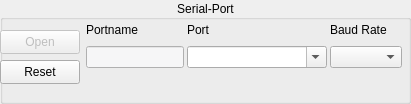
         <widget class="QGroupBox" name="groupBox">
          <property name="minimumSize">
           <size>
            <width>80</width>
            <height>90</height>
           </size>
          </property>
          <property name="title">
           <string>Serial-Port</string>
          </property>
          <property name="alignment">
           <set>Qt::AlignCenter</set>
          </property>
          <property name="flat">
           <bool>false</bool>
          </property>
          <widget class="QPushButton" name="btnOpenPort">
           <property name="enabled">
            <bool>false</bool>
           </property>
           <property name="geometry">
            <rect>
             <x>0</x>
             <y>30</y>
             <width>80</width>
             <height>24</height>
            </rect>
           </property>
           <property name="sizePolicy">
            <sizepolicy hsizetype="Maximum" vsizetype="Fixed">
             <horstretch>0</horstretch>
             <verstretch>0</verstretch>
            </sizepolicy>
           </property>
           <property name="toolTip">
            <string>attempts to connect to the card containing 'Grbl' or terminates the connection</string>
           </property>
           <property name="text">
            <string>Open</string>
           </property>
          </widget>
          <widget class="QPushButton" name="btnResetPort">
           <property name="geometry">
            <rect>
             <x>0</x>
             <y>60</y>
             <width>80</width>
             <height>24</height>
            </rect>
           </property>
           <property name="text">
            <string>Reset</string>
           </property>
          </widget>
          <widget class="QWidget" name="layoutWidget">
           <property name="geometry">
            <rect>
             <x>80</x>
             <y>20</y>
             <width>322</width>
             <height>75</height>
            </rect>
           </property>
           <layout class="QGridLayout" name="gridLayout" columnstretch="0,0,0,0" rowminimumheight="0,0,0,0">
            <property name="sizeConstraint">
             <enum>QLayout::SetDefaultConstraint</enum>
            </property>
            <property name="leftMargin">
             <number>6</number>
            </property>
            <property name="rightMargin">
             <number>0</number>
            </property>
            <property name="horizontalSpacing">
             <number>3</number>
            </property>
            <item row="2" column="3">
             <widget class="QComboBox" name="comboBoxBaudRate">
              <property name="sizePolicy">
               <sizepolicy hsizetype="Maximum" vsizetype="Fixed">
                <horstretch>0</horstretch>
                <verstretch>0</verstretch>
               </sizepolicy>
              </property>
              <property name="minimumSize">
               <size>
                <width>0</width>
                <height>0</height>
               </size>
              </property>
              <property name="toolTip">
               <string>connection speed to card (bauds)</string>
              </property>
             </widget>
            </item>
            <item row="2" column="1">
             <widget class="QComboBox" name="cmbPort">
              <property name="sizePolicy">
               <sizepolicy hsizetype="Maximum" vsizetype="Fixed">
                <horstretch>0</horstretch>
                <verstretch>0</verstretch>
               </sizepolicy>
              </property>
              <property name="minimumSize">
               <size>
                <width>140</width>
                <height>0</height>
               </size>
              </property>
              <property name="toolTip">
               <string>Port selection in those detected by the system</string>
              </property>
              <property name="editable">
               <bool>true</bool>
              </property>
             </widget>
            </item>
            <item row="2" column="0">
             <widget class="QLineEdit" name="le_portname">
              <property name="mouseTracking">
               <bool>false</bool>
              </property>
              <property name="acceptDrops">
               <bool>false</bool>
              </property>
              <property name="styleSheet">
               <string notr="true">background-color: rgb(246, 246, 247);</string>
              </property>
              <property name="readOnly">
               <bool>true</bool>
              </property>
              <property name="placeholderText">
               <string/>
              </property>
             </widget>
            </item>
            <item row="0" column="3">
             <widget class="QLabel" name="label_br">
              <property name="sizePolicy">
               <sizepolicy hsizetype="Maximum" vsizetype="Preferred">
                <horstretch>0</horstretch>
                <verstretch>0</verstretch>
               </sizepolicy>
              </property>
              <property name="minimumSize">
               <size>
                <width>0</width>
                <height>20</height>
               </size>
              </property>
              <property name="frameShape">
               <enum>QFrame::NoFrame</enum>
              </property>
              <property name="text">
               <string>Baud Rate</string>
              </property>
             </widget>
            </item>
            <item row="0" column="1">
             <widget class="QLabel" name="lblPort">
              <property name="sizePolicy">
               <sizepolicy hsizetype="Maximum" vsizetype="Preferred">
                <horstretch>0</horstretch>
                <verstretch>0</verstretch>
               </sizepolicy>
              </property>
              <property name="minimumSize">
               <size>
                <width>0</width>
                <height>20</height>
               </size>
              </property>
              <property name="maximumSize">
               <size>
                <width>16777215</width>
                <height>16777215</height>
               </size>
              </property>
              <property name="text">
               <string>Port</string>
              </property>
             </widget>
            </item>
            <item row="0" column="0">
             <widget class="QLabel" name="label_pn">
              <property name="minimumSize">
               <size>
                <width>0</width>
                <height>20</height>
               </size>
              </property>
              <property name="text">
               <string>Portname</string>
              </property>
             </widget>
            </item>
            <item row="3" column="0">
             <spacer name="verticalSpacer_4">
              <property name="orientation">
               <enum>Qt::Vertical</enum>
              </property>
              <property name="sizeHint" stdset="0">
               <size>
                <width>20</width>
                <height>40</height>
               </size>
              </property>
             </spacer>
            </item>
           </layout>
          </widget>
          <zorder>btnResetPort</zorder>
          <zorder>layoutWidget</zorder>
          <zorder>btnOpenPort</zorder>
         </widget>
